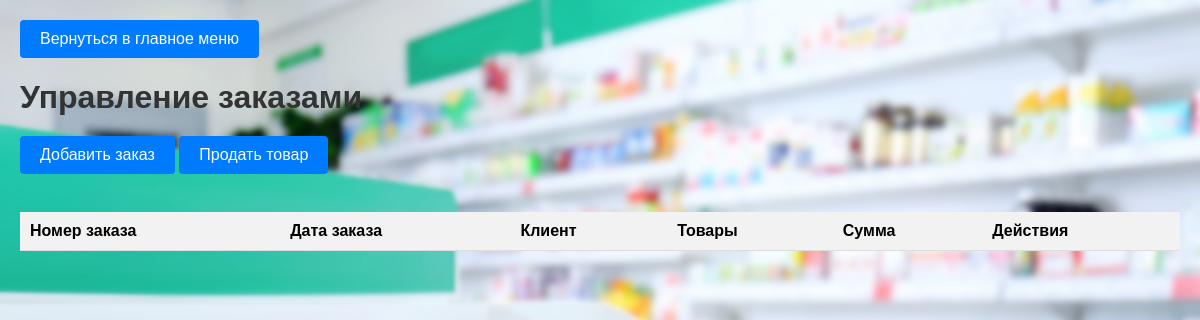
/order/list/, run on an earlier commit of the app's database.
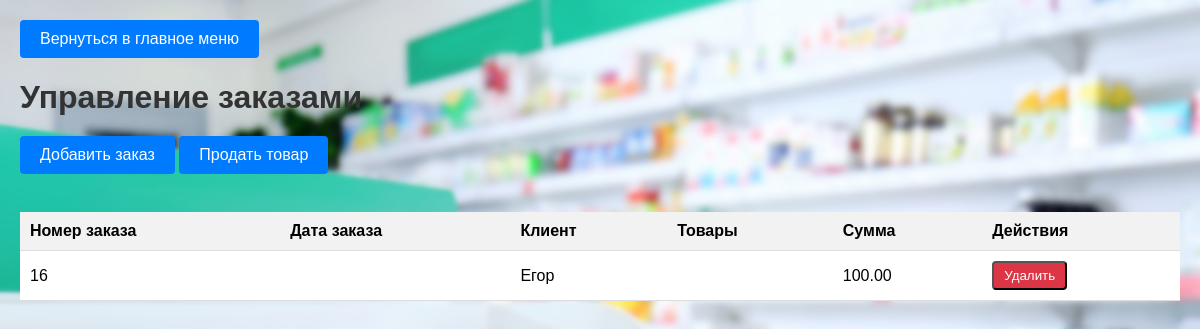
And on a later commit of the database.
### apteka/models.py (models this page shows, shortened)
class Order(models.Model):
    order_number = models.CharField(max_length=10, default='N/A')
    order_date = models.DateField(default=datetime.date.today)
    customer = models.ForeignKey(Customer, on_delete=models.CASCADE)
    total_amount = models.DecimalField(max_digits=10, decimal_places=2, default=0.00)

class Customer(models.Model):
    name = models.CharField(max_length=100)

### apteka/views.py (the view)
# urls.py: path('order/list/', views.order_list, name='order_list'),
def order_list(request):
    orders = Order.objects.all()
    return render(request, 'order_list.html', {'orders': orders})

### templates/order_list.html (shortened to what this page needs)
<!DOCTYPE html>
<html>
<head>
</head>
<body>
    <a href="{% url 'main_menu' %}" class="btn">Вернуться в главное меню</a>
    <h1>Управление заказами</h1>
    <a href="{% url 'create_order' %}" class="btn">Добавить заказ</a>
    <a href="{% url 'sell_product' %}" class="btn">Продать товар</a>
    <br>
    <br>
    <table>
        <thead>
            <tr>
                <th>Номер заказа</th>
                <th>Дата заказа</th>
                <th>Клиент</th>
                <th>Товары</th>
                <th>Сумма</th>
                <th>Действия</th>
            </tr>
        </thead>
        <tbody>
            {% for order in orders %}
            <tr>
                <td>{{ order.id }}</td>
                <td>{{ order.date }}</td>
                <td>{{ order.customer.name }}</td>
                <td>
                </td>
                <td>{{ order.total_amount }}</td>
                <td>
                    <form method="post" action="{% url 'delete_order' order.id %}">
                        <button type="submit" class="btn-delete">Удалить</button>
                    </form>
                </td>
            </tr>
            {% endfor %}
        </tbody>
    </table>
    <br>
</body>
</html>

What changed in the data, as far as the page shows it:
added Order: id "16", customer.name "Егор", total_amount "100.00"
